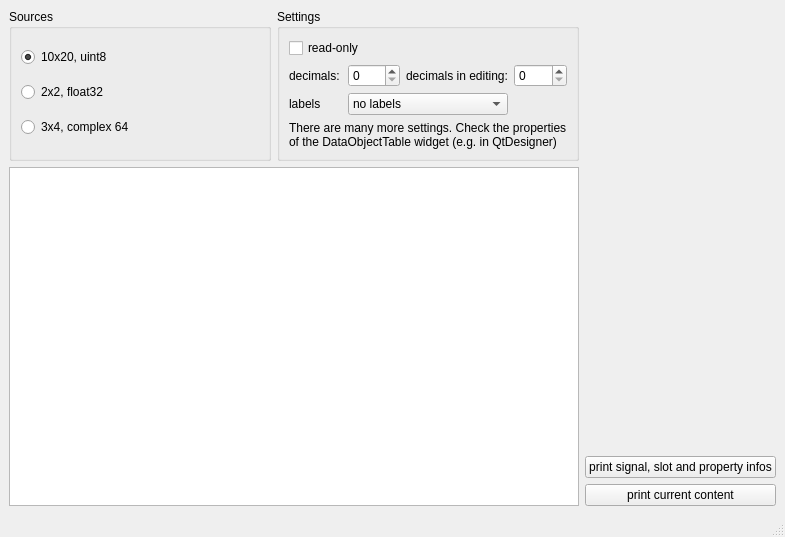
<?xml version="1.0" encoding="UTF-8"?>
<ui version="4.0">
 <class>MainWindow</class>
 <widget class="QMainWindow" name="MainWindow">
  <property name="geometry">
   <rect>
    <x>0</x>
    <y>0</y>
    <width>785</width>
    <height>537</height>
   </rect>
  </property>
  <property name="windowTitle">
   <string>DataObjectTable Demo</string>
  </property>
  <widget class="QWidget" name="centralwidget">
   <layout class="QHBoxLayout" name="horizontalLayout_2">
    <item>
     <layout class="QVBoxLayout" name="verticalLayout_3">
      <item>
       <layout class="QHBoxLayout" name="horizontalLayout">
        <item>
         <widget class="QGroupBox" name="groupBox">
          <property name="sizePolicy">
           <sizepolicy hsizetype="Preferred" vsizetype="Preferred">
            <horstretch>0</horstretch>
            <verstretch>0</verstretch>
           </sizepolicy>
          </property>
          <property name="title">
           <string>Sources</string>
          </property>
          <layout class="QVBoxLayout" name="verticalLayout">
           <item>
            <widget class="QRadioButton" name="radioUInt8">
             <property name="text">
              <string>10x20, uint8</string>
             </property>
             <property name="checked">
              <bool>true</bool>
             </property>
            </widget>
           </item>
           <item>
            <widget class="QRadioButton" name="radioFloat32">
             <property name="text">
              <string>2x2, float32</string>
             </property>
            </widget>
           </item>
           <item>
            <widget class="QRadioButton" name="radioComplex64">
             <property name="text">
              <string>3x4, complex 64</string>
             </property>
            </widget>
           </item>
          </layout>
         </widget>
        </item>
        <item>
         <widget class="QGroupBox" name="groupBox_2">
          <property name="sizePolicy">
           <sizepolicy hsizetype="Preferred" vsizetype="Preferred">
            <horstretch>0</horstretch>
            <verstretch>0</verstretch>
           </sizepolicy>
          </property>
          <property name="title">
           <string>Settings</string>
          </property>
          <layout class="QGridLayout" name="gridLayout">
           <item row="0" column="0" colspan="2">
            <widget class="QCheckBox" name="checkReadonly">
             <property name="text">
              <string>read-only</string>
             </property>
            </widget>
           </item>
           <item row="1" column="0">
            <widget class="QLabel" name="label">
             <property name="text">
              <string>decimals:</string>
             </property>
            </widget>
           </item>
           <item row="1" column="1">
            <widget class="QSpinBox" name="spinDecimals">
             <property name="keyboardTracking">
              <bool>false</bool>
             </property>
            </widget>
           </item>
           <item row="1" column="2">
            <widget class="QLabel" name="label_2">
             <property name="text">
              <string>decimals in editing:</string>
             </property>
            </widget>
           </item>
           <item row="1" column="3">
            <widget class="QSpinBox" name="spinDecimalsEditing"/>
           </item>
           <item row="2" column="0">
            <widget class="QLabel" name="label_3">
             <property name="text">
              <string>labels</string>
             </property>
            </widget>
           </item>
           <item row="2" column="1" colspan="2">
            <widget class="QComboBox" name="comboLabels">
             <item>
              <property name="text">
               <string>no labels</string>
              </property>
             </item>
             <item>
              <property name="text">
               <string>label demo 1</string>
              </property>
             </item>
             <item>
              <property name="text">
               <string>label demo 2</string>
              </property>
             </item>
            </widget>
           </item>
           <item row="3" column="0" colspan="4">
            <widget class="QLabel" name="label_4">
             <property name="text">
              <string>There are many more settings. Check the properties of the DataObjectTable widget (e.g. in QtDesigner)</string>
             </property>
             <property name="wordWrap">
              <bool>true</bool>
             </property>
            </widget>
           </item>
          </layout>
         </widget>
        </item>
       </layout>
      </item>
      <item>
       <widget class="DataObjectTable" name="table">
        <property name="sizePolicy">
         <sizepolicy hsizetype="Expanding" vsizetype="Expanding">
          <horstretch>0</horstretch>
          <verstretch>0</verstretch>
         </sizepolicy>
        </property>
        <property name="showGrid">
         <bool>true</bool>
        </property>
        <property name="gridStyle">
         <enum>Qt::SolidLine</enum>
        </property>
        <property name="sortingEnabled">
         <bool>false</bool>
        </property>
        <property name="cornerButtonEnabled">
         <bool>true</bool>
        </property>
        <property name="defaultCols">
         <number>3</number>
        </property>
        <property name="suffixes">
         <stringlist>
          <string> µm</string>
          <string>mm</string>
         </stringlist>
        </property>
        <property name="horizontalResizeMode">
         <enum>QHeaderView::ResizeToContents</enum>
        </property>
        <property name="verticalResizeMode">
         <enum>QHeaderView::ResizeToContents</enum>
        </property>
        <property name="rowCount" stdset="0">
         <number>2</number>
        </property>
        <property name="columnCount" stdset="0">
         <number>2</number>
        </property>
        <attribute name="horizontalHeaderVisible">
         <bool>true</bool>
        </attribute>
        <attribute name="verticalHeaderVisible">
         <bool>true</bool>
        </attribute>
        <attribute name="verticalHeaderHighlightSections">
         <bool>true</bool>
        </attribute>
       </widget>
      </item>
     </layout>
    </item>
    <item>
     <layout class="QVBoxLayout" name="verticalLayout_2">
      <item>
       <spacer name="verticalSpacer">
        <property name="orientation">
         <enum>Qt::Vertical</enum>
        </property>
        <property name="sizeHint" stdset="0">
         <size>
          <width>20</width>
          <height>190</height>
         </size>
        </property>
       </spacer>
      </item>
      <item>
       <widget class="QPushButton" name="cmdPrintInfo">
        <property name="text">
         <string>print signal, slot and property infos</string>
        </property>
       </widget>
      </item>
      <item>
       <widget class="QPushButton" name="cmdPrint">
        <property name="text">
         <string>print current content</string>
        </property>
       </widget>
      </item>
     </layout>
    </item>
   </layout>
  </widget>
  <widget class="QMenuBar" name="menubar">
   <property name="geometry">
    <rect>
     <x>0</x>
     <y>0</y>
     <width>785</width>
     <height>21</height>
    </rect>
   </property>
  </widget>
  <widget class="QStatusBar" name="statusbar"/>
 </widget>
 <customwidgets>
  <customwidget>
   <class>DataObjectTable</class>
   <extends>QTableView</extends>
   <header>dataObjectTable.h</header>
  </customwidget>
 </customwidgets>
 <resources/>
 <connections/>
</ui>
